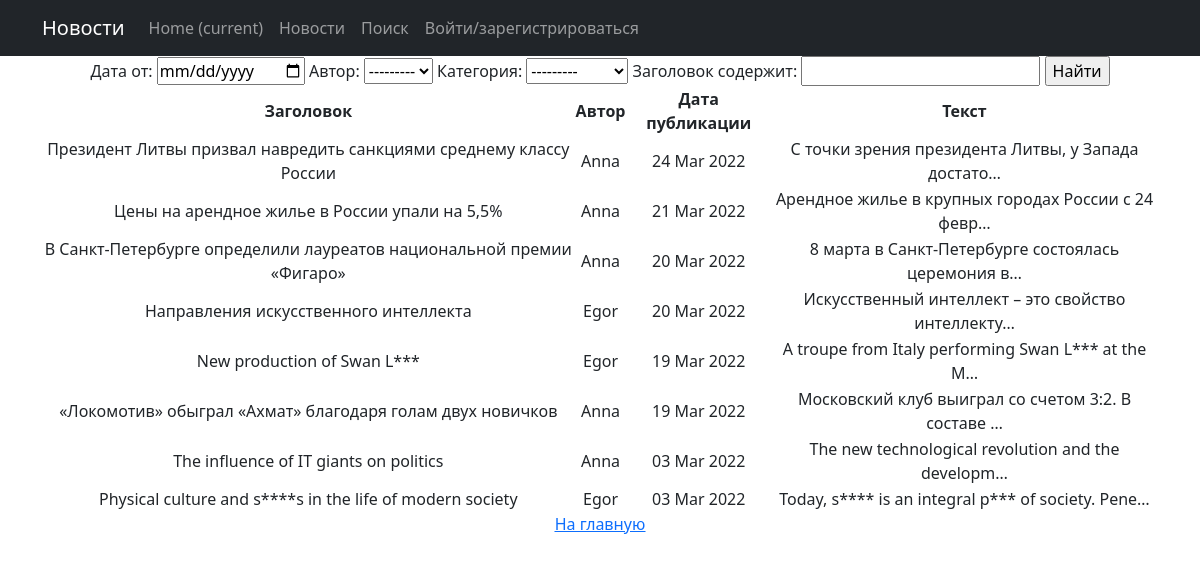
The app's page /news/search/ with its own data.
### news/models.py (models this page shows, shortened)
class Post(models.Model):
    author = models.ForeignKey(Author, on_delete=models.CASCADE)
    NEWS = 'NW'
    ARTICLE = 'AR'
    CATEGORY_CHOICES = (
        (NEWS, 'Новость'),
        (ARTICLE, 'Статья'),
    )
    categoryType = models.CharField(max_length=2, choices=CATEGORY_CHOICES, default=ARTICLE)
    dateCreation = models.DateTimeField(auto_now_add=True)
    postCategory = models.ManyToManyField(Category, through='PostCategory')
    title = models.CharField(max_length=128)
    text = models.TextField()
    rating = models.SmallIntegerField(default=0)

class Author(models.Model):
    authorUser = models.OneToOneField(User, on_delete=models.CASCADE)
    ratingAuthor = models.SmallIntegerField(default=0)
    def __str__(self):
        return '{}'.format(self.authorUser)

### news/views.py (the view)
# urls.py: path('search/', Search.as_view()),
class Search(ListView):
    model = Post
    template_name = 'search.html'
    context_object_name = 'search'
    queryset = Post.objects.order_by('-dateCreation')
    def get_filter(self):
        return PostFilter(self.request.GET, queryset=super().get_queryset())
    def get_queryset(self):
        return self.get_filter().qs
    def get_context_data(self, **kwargs):  # забираем отфильтрованные объекты переопределяя метод get_context_data у наследуемого класса (привет, полиморфизм, мы скучали!!!)
        context = super().get_context_data(**kwargs)
        context['filter'] = PostFilter(self.request.GET, queryset=self.get_queryset())  # вписываем наш фильтр в контекст
        return context

### news/models.py (called while the page is built)
    def __str__(self):
        return f'{self.name}'

### news/templatetags/custom_filters.py (called while the page is built)
@register.filter(name='censor')
def censor(value):
    censor_list = ['bbb', 'ttt', 'zzz', 'lake', 'part', 'sport']
    for word in censor_list:
        value = value.replace(word[1:], '*' * (len(word)-1))
    return value

### templates/search.html (shortened to what this page needs)
{% extends 'flatpages/default.html' %}
{% load custom_filters %}
{% block content %}
<form method="GET">
    {{ filter.form }}
    <input type="submit" value="Найти">
</form>
        <table>
            <thead>
                <th>
                    Заголовок
                </th>
                <th>
                    Автор
                </th>
                <th>
                    Дата публикации
                </th>
                <th>
                    Текст
                </th>
            </thead>
        {% for post in filter.qs %}
            <tr>
                <td>
                    {{ post.title|censor }}
                </td>
                <td>
                    {{ post.author.authorUser.username }}
                </td>
                <td>
                    {{ post.dateCreation|date:'d M Y' }}
                </td>
                <td>
                    {{ post.text|truncatechars:50|censor }}
                </td>
            </tr>
        {% endfor %}
        </table>
<a href="/news/"><u>На главную</u></a>
{% endblock content %}

### templates/flatpages/default.html (shortened to what this page needs)
<!DOCTYPE html>
<html lang="en">
    <head>
        {% load static %}
        <link href="{% static 'css/styles.css' %}" rel="stylesheet" />
    </head>
    <body>
        <nav class="navbar navbar-expand-lg navbar-dark bg-dark static-top">
           <div class="container">
               <a class="navbar-brand" href="#">Новости</a>
               <div class="collapse navbar-collapse" id="navbarResponsive">
                   <ul class="navbar-nav ml-auto">
                       <li class="nav-item active">
                           <a class="nav-link" href="/news/">Home
                               <span class="sr-only">(current)</span>
                           </a>
                       </li>
                       <li class="nav-item">
                           <a class="nav-link" href="/news/">Новости</a>
                       </li>
                       <li class="nav-item">
                           <a class="nav-link" href="/news/search/">Поиск</a>
                       </li>
                            {% if user.is_authenticated %}
                       <li class="nav-item">
                           <a class="nav-link" href="{% url 'user_update' user.id %}">Профиль {{request.user.username}} </a>
                       </li>
                       <li class="nav-item">
                           <a class="nav-link" href="/sign/logout/">Выйти</a>
                       </li>
                           {% else %}
                       <li class="nav-item" >
                            <a class="nav-link" href="/accounts/login/">Войти/зарегистрироваться</a>
                           {% endif %}
                       </li>
                   </ul>
               </div>
           </div>
        </nav>
        <div class="container">
            <div class="row">
                <div class="col-lg-12 text-center">
                    {% block content %}{% endblock content %}
                </div>
            </div>
        </div>
    </body>
</html>

### records on screen
Post: title|censor "Президент Литвы призвал навредить санкциями среднему классу России", author.authorUser.username "Anna", dateCreation "24 Mar 2022", text|censor "С точки зрения президента Литвы, у Запада достато…"
Post: title|censor "Цены на арендное жилье в России упали на 5,5%", author.authorUser.username "Anna", dateCreation "21 Mar 2022", text|censor "Арендное жилье в крупных городах России с 24 февр…"
Post: title|censor "В Санкт-Петербурге определили лауреатов национальной премии «Фигаро»", author.authorUser.username "Anna", dateCreation "20 Mar 2022", text|censor "8 марта в Санкт-Петербурге состоялась церемония в…"
Post: title|censor "Направления искусственного интеллекта", author.authorUser.username "Egor", dateCreation "20 Mar 2022", text|censor "Искусственный интеллект – это свойство интеллекту…"
Post: title|censor "New production of Swan L***", author.authorUser.username "Egor", dateCreation "19 Mar 2022", text|censor "A troupe from Italy performing Swan L*** at the M…"
Post: title|censor "«Локомотив» обыграл «Ахмат» благодаря голам двух новичков", author.authorUser.username "Anna", dateCreation "19 Mar 2022", text|censor "Московский клуб выиграл со счетом 3:2. В составе …"
Post: title|censor "The influence of IT giants on politics", author.authorUser.username "Anna", dateCreation "03 Mar 2022", text|censor "The new technological revolution and the developm…"
Post: title|censor "Physical culture and s****s in the life of modern society", author.authorUser.username "Egor", dateCreation "03 Mar 2022", text|censor "Today, s**** is an integral p*** of society. Pene…"
